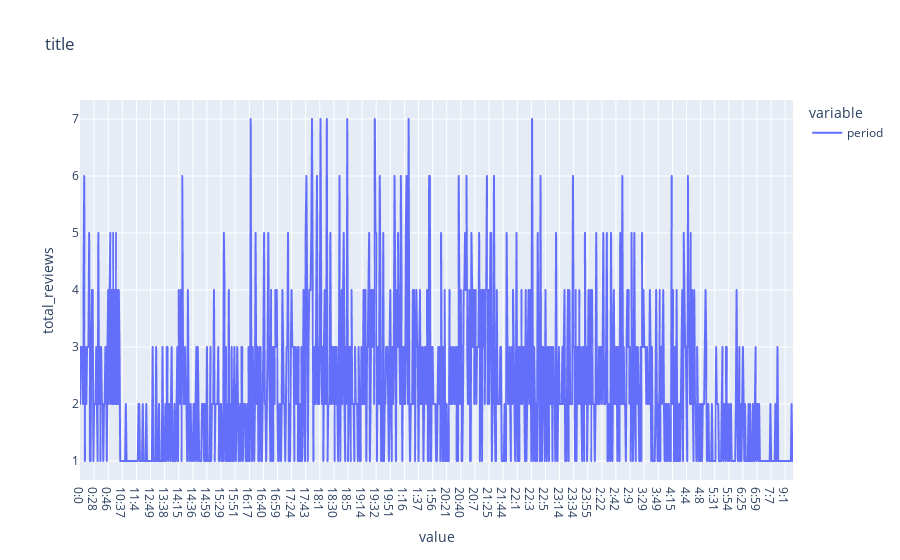

Write notebook code for a chart like this one.
### Code cell
import plotly.express as px

fig = px.line(df2, x=['period'], y="total_reviews", title='title')
fig.show()

### Figure 1 — Plotly figure (JSON) as saved in the notebook; plotly's stock layout.template omitted (floating-point values rounded to 4 significant figures; data arrays with more than 128 entries replaced by an {"elided": "..."} marker saying what was removed)
{"data": [{"hovertemplate": "variable=period<br>value=%{x}<br>total_reviews=%{y}<extra></extra>", "legendgroup": "period", "line": {"color": "#636efa", "dash": "solid"}, "mode": "lines", "name": "period", "showlegend": true, "type": "scattergl", "x": {"elided": "1012 str values"}, "xaxis": "x", "y": {"elided": "1012 int values"}, "yaxis": "y"}], "layout": {"legend": {"title": {"text": "variable"}, "tracegroupgap": 0}, "title": {"text": "title"}, "xaxis": {"anchor": "y", "domain": [0, 1], "title": {"text": "value"}}, "yaxis": {"anchor": "x", "domain": [0, 1], "title": {"text": "total_reviews"}}}}
